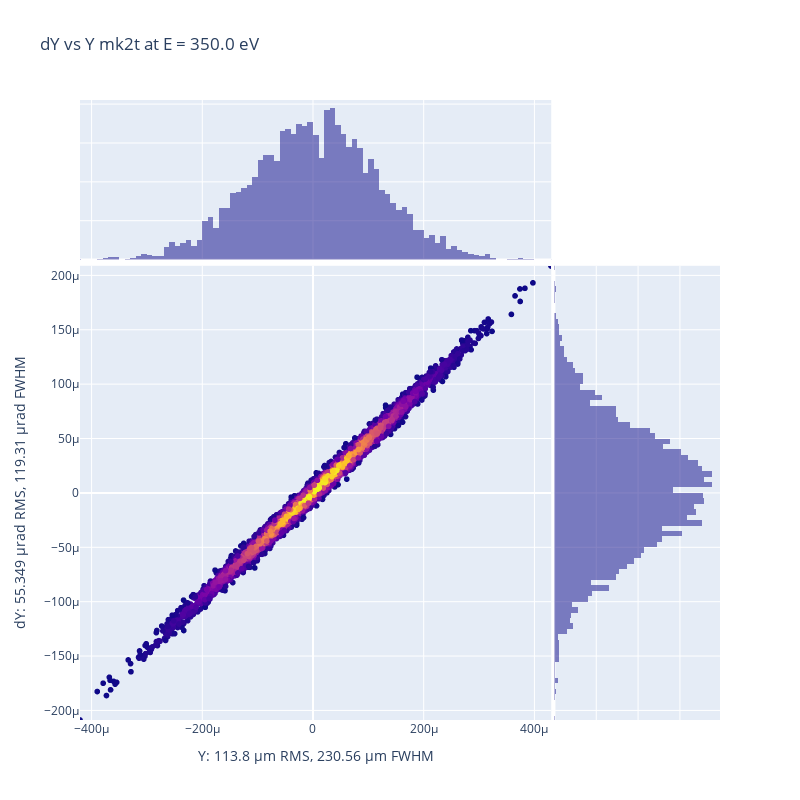

Notebook code for this chart:
### Code cell
opx.plot_spd_plotly(oe.get_diagram(distance_from_oe=0), oe_name=oe.name, x_key="Y", y_key="dY", 
                show_map=False, light_plot=False, orthonorm=False, save_in_file="", return_fwhm=False,)

### Figure 1 — Plotly figure (JSON) as saved in the notebook; plotly's stock layout.template omitted (floating-point values rounded to 4 significant figures; data arrays with more than 128 entries replaced by an {"elided": "..."} marker saying what was removed)
{"data": [{"hovertemplate": "Y=%{x}<br>dY=%{y}<br>color=%{marker.color}<extra></extra>", "legendgroup": "", "marker": {"color": {"elided": "5000 float values"}, "coloraxis": "coloraxis", "symbol": "circle"}, "mode": "markers", "name": "", "showlegend": false, "type": "scattergl", "x": {"elided": "5000 float values"}, "xaxis": "x", "y": {"elided": "5000 float values"}, "yaxis": "y"}, {"alignmentgroup": "True", "bingroup": "x", "hovertemplate": "Y=%{x}<br>count=%{y}<extra></extra>", "legendgroup": "", "marker": {"color": "#0d0887"}, "name": "", "offsetgroup": "", "opacity": 0.5, "showlegend": false, "type": "histogram", "x": {"elided": "5000 float values"}, "xaxis": "x3", "yaxis": "y3"}, {"alignmentgroup": "True", "bingroup": "y", "hovertemplate": "dY=%{y}<br>count=%{x}<extra></extra>", "legendgroup": "", "marker": {"color": "#0d0887"}, "name": "", "offsetgroup": "", "opacity": 0.5, "showlegend": false, "type": "histogram", "xaxis": "x2", "y": {"elided": "5000 float values"}, "yaxis": "y2"}], "layout": {"barmode": "overlay", "coloraxis": {"colorbar": {"title": {"text": "color"}}, "colorscale": [[0, "#0d0887"], [0.1111, "#46039f"], [0.2222, "#7201a8"], [0.3333, "#9c179e"], [0.4444, "#bd3786"], [0.5556, "#d8576b"], [0.6667, "#ed7953"], [0.7778, "#fb9f3a"], [0.8889, "#fdca26"], [1, "#f0f921"]], "showscale": false}, "height": 800, "legend": {"tracegroupgap": 0}, "title": {"text": "dY vs Y mk2t at E = 350.0 eV"}, "width": 800, "xaxis": {"anchor": "y", "domain": [0, 0.7363], "range": [-0.0004209, 0.0004304], "title": {"text": "Y: 113.8 µm RMS, 230.56 µm FWHM"}}, "xaxis2": {"anchor": "y2", "domain": [0.7413, 1], "matches": "x2", "showgrid": true, "showline": false, "showticklabels": false, "ticks": ""}, "xaxis3": {"anchor": "y3", "domain": [0, 0.7363], "matches": "x", "showgrid": true, "showticklabels": false}, "xaxis4": {"anchor": "y4", "domain": [0.7413, 1], "matches": "x2", "showgrid": true, "showline": false, "showticklabels": false, "ticks": ""}, "yaxis": {"anchor": "x", "domain": [0, 0.7326], "range": [-0.0002088, 0.0002088], "title": {"text": "dY: 55.349 µrad RMS, 119.31 µrad FWHM"}}, "yaxis2": {"anchor": "x2", "domain": [0, 0.7326], "matches": "y", "showgrid": true, "showticklabels": false}, "yaxis3": {"anchor": "x3", "domain": [0.7426, 1], "matches": "y3", "showgrid": true, "showline": false, "showticklabels": false, "ticks": ""}, "yaxis4": {"anchor": "x4", "domain": [0.7426, 1], "matches": "y3", "showgrid": true, "showline": false, "showticklabels": false, "ticks": ""}}}
